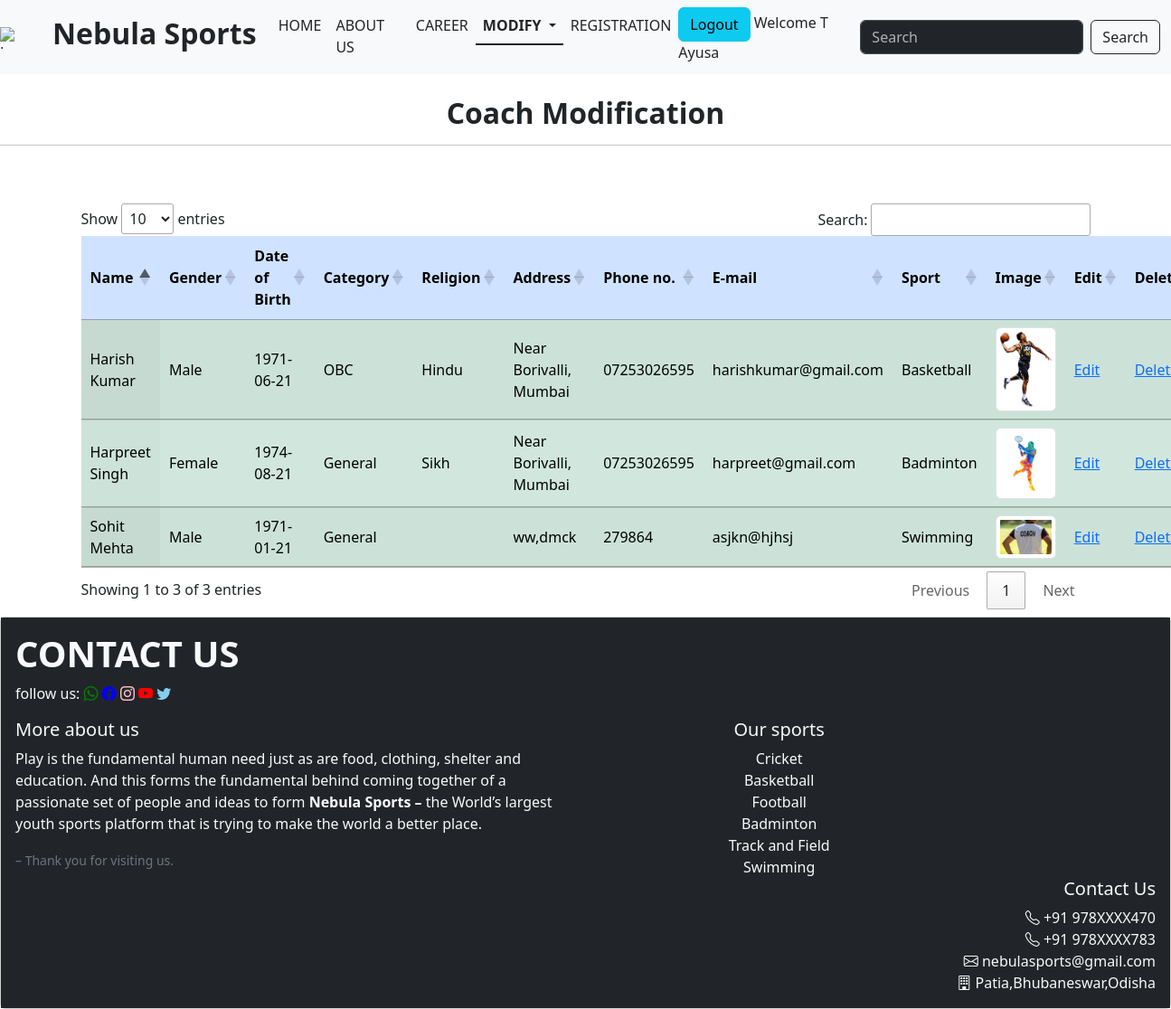
The app's page /modify_coach.php (signed in) with its own data.
### tables this page shows
CREATE TABLE `coach` (
  `coach_id` int(11) NOT NULL,
  `name` varchar(100) NOT NULL,
  `gender` enum('Male','Female','Other') NOT NULL,
  `dob` date NOT NULL,
  `caste` enum('General','OBC','SC','ST','SEBC') NOT NULL DEFAULT 'General',
  `religion` enum('Hindu','Budhhist','Sikh','Jain','Other') NOT NULL,
  `addr` text NOT NULL,
  `phone` varchar(13) NOT NULL,
  `email` varchar(320) NOT NULL,
  `sport_id` int(11) NOT NULL,
  `coach_image` varchar(200) NOT NULL
);

CREATE TABLE `sport` (
  `sport_id` int(11) NOT NULL,
  `name` varchar(20) NOT NULL
);

### modify_coach.php (the view, shortened to what this page needs)
<!DOCTYPE html>  <?php session_start();?>
<html lang="en">
<head>
    <link href="https://cdn.jsdelivr.net/npm/bootstrap@5.3.1/dist/css/bootstrap.min.css" rel="stylesheet">
    <link href="https://cdn.datatables.net/1.13.6/css/jquery.dataTables.min.css" rel="stylesheet">
    <link rel="stylesheet" href="https://cdn.jsdelivr.net/npm/bootstrap-icons@1.10.5/font/bootstrap-icons.css">
</head>
<body>
<nav class="navbar navbar-expand-lg bg-light nav-underline" data-bs-theme="dark">
    <div>
      <img src="https://w7.pngwing.com/pngs/303/549/png-transparent-sport-logo-football-sports-logos-text-sport-logo.png" alt="Logo" width="30" height="24" class="d-inline-block align-text-top">
    </div>
        <div class="container-fluid">
          <a class="navbar-brand text-dark nav-underline" href="#"><h2><b>Nebula Sports</b></h2></a>
          <div class="collapse navbar-collapse" id="navbarScroll">
            <ul class="navbar-nav me-auto my-2 my-lg-0 navbar-nav-scroll" style="--bs-scroll-height: 100px;">
              <li class="nav-item">
                <a class="nav-link text-dark" href="home.php">HOME</a>
              </li>
              <li class="nav-item ">
                <a class="nav-link text-dark" href="about.php">ABOUT US</a>
              </li>
              <li class="nav-item">
                <a class="nav-link text-dark" href="career.php">CAREER</a>
              </li>
              <li class="nav-item dropdown">
                <a class="nav-link  active dropdown-toggle text-dark"  role="button"
                data-bs-toggle="dropdown"  aria-current="page" aria-expanded="false">
                MODIFY
                </a>
              </li>
              <li class="nav-item">
                <a class="nav-link text-dark" href="user_form.php">REGISTRATION</a>
              </li>
              <li class="nav-item">
                <?php
                if (isset($_SESSION['loggedin']) && $_SESSION['loggedin']) { ?>
                  <a href='logout.php'><button type="button" class="btn btn-info">
                    Logout
                  </button></a>
                <?php
                 echo 'Welcome '. $_SESSION['user_name'];
                } else {
                  ?>
                  <button type="button" class="btn btn-primary" data-bs-toggle="modal" data-bs-target="#exampleModal">
                    Login
                  </button>
                <?php } ?>
              </li>
            </ul>
            <form class="d-flex" role="search">
              <input class="form-control me-2" type="search" placeholder="Search" aria-label="Search">
              <button class="btn btn-outline-dark" type="submit">Search</button>
            </form>
          </div>
        </div>
      </nav>
<br>
<h2 class="text-center"><b>Coach Modification</b></h2><hr>
<?php
include 'connection.php';
echo "<br><br>";
$query_str = "SELECT * FROM coach";
$result = mysqli_query($connection,$query_str);
?>
<div class="container mb-2">
<table id="myTable" class="display table table-hover table-success table-striped align-middle">
    <thead>
    <tr class="table-primary align-middle">
        <th>Name</th>
        <th>Gender</th>
        <th>Date of Birth</th>
        <th>Category</th>
        <th>Religion</th>
        <th>Address</th>
        <th>Phone no.</th>
        <th>E-mail</th>
        <th>Sport</th>
        <th>Image</th>
        <th>Edit</th>
        <th>Delete</th>
    </tr>
</thead>
<tbody>
<?php
    while($result_array_row = mysqli_fetch_array($result)) {
        $query_str1 = "SELECT * FROM sport";
        $result1 = mysqli_query($connection,$query_str1);
        echo "<tr>";
        echo '<td>'.$result_array_row['name'].'</td>';
        echo '<td>'.$result_array_row['gender'].'</td>';
        echo '<td>'.$result_array_row['dob'].'</td>';
        echo '<td>'.$result_array_row['caste'].'</td>';
        echo '<td>'.$result_array_row['religion'].'</td>';
        echo '<td>'.$result_array_row['addr'].'</td>';
        echo '<td>'.$result_array_row['phone'].'</td>';
        echo '<td>'.$result_array_row['email'].'</td>';?>
        <td><?php while($result_array = mysqli_fetch_array($result1)) {
            if($result_array_row['sport_id'] == $result_array['sport_id']) {
                echo $result_array['name'];
            }
        }?></td>
        <td><img class="img-thumbnail" src="upload_img/<?php echo $result_array_row['coach_image']?>" ></td><?php
        echo '<td><a href=coach_form.php?coach_id='.$result_array_row['coach_id'].'>Edit</a></td>';
        echo '<td><a href=delete_coach.php?coach_id='.$result_array_row['coach_id'].'>Delete</a></td>';
        echo '</tr>';
    }
?>
</tbody>
</table>
</div>
<?php
    include 'footer.php';
?>
</body>
</html>

### records on screen
coach: name "Harish Kumar", gender "Male", dob "1971-06-21", caste "OBC", religion "Hindu", addr "Near Borivalli, Mumbai", phone "07253026595", email "harishkumar@gmail.com", coach_image (picture)
sport: name "Basketball"
coach: name "Sohit Mehta", gender "Male", dob "1971-01-21", caste "General", addr "ww,dmck", phone "279864", email "asjkn@hjhsj", coach_image (picture)
sport: name "Swimming"
coach: name "Harpreet Singh", gender "Female", dob "1974-08-21", caste "General", religion "Sikh", addr "Near Borivalli, Mumbai", phone "07253026595", email "harpreet@gmail.com", coach_image (picture)
sport: name "Badminton"

### other values on screen
$_SESSION['user_name'] "T Ayusa"
